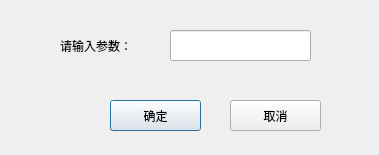
<?xml version="1.0" encoding="UTF-8"?>
<ui version="4.0">
 <class>QAvgDialog</class>
 <widget class="QDialog" name="QAvgDialog">
  <property name="geometry">
   <rect>
    <x>0</x>
    <y>0</y>
    <width>379</width>
    <height>155</height>
   </rect>
  </property>
  <property name="windowTitle">
   <string>均值滤波</string>
  </property>
  <property name="windowIcon">
   <iconset resource="picdealsrc.qrc">
    <normaloff>:/resources/PicDeal.ico</normaloff>:/resources/PicDeal.ico</iconset>
  </property>
  <widget class="QLabel" name="label">
   <property name="geometry">
    <rect>
     <x>60</x>
     <y>30</y>
     <width>111</width>
     <height>31</height>
    </rect>
   </property>
   <property name="text">
    <string>请输入参数：</string>
   </property>
  </widget>
  <widget class="QPushButton" name="BNOK">
   <property name="geometry">
    <rect>
     <x>110</x>
     <y>100</y>
     <width>91</width>
     <height>31</height>
    </rect>
   </property>
   <property name="text">
    <string>确定</string>
   </property>
  </widget>
  <widget class="QPushButton" name="BNCAL">
   <property name="geometry">
    <rect>
     <x>230</x>
     <y>100</y>
     <width>91</width>
     <height>31</height>
    </rect>
   </property>
   <property name="text">
    <string>取消</string>
   </property>
  </widget>
  <widget class="QLineEdit" name="lineEdit">
   <property name="geometry">
    <rect>
     <x>170</x>
     <y>30</y>
     <width>141</width>
     <height>31</height>
    </rect>
   </property>
  </widget>
 </widget>
 <resources>
  <include location="picdealsrc.qrc"/>
 </resources>
 <connections/>
</ui>
